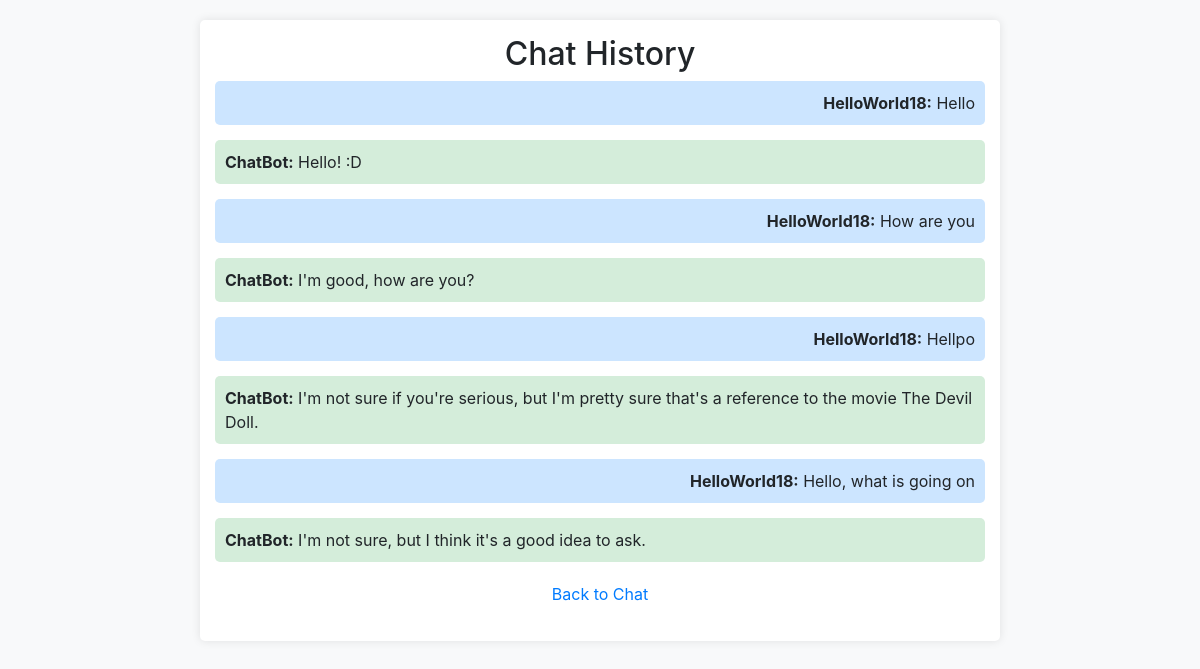
Screenshot of /history (signed in) with the database file from the repository.
### tables this page shows
CREATE TABLE chat_logs (
    id INTEGER PRIMARY KEY AUTOINCREMENT,
    user_id INTEGER NOT NULL,
    username TEXT NOT NULL,
    user_chat TEXT NOT NULL,
    bot_chat TEXT NOT NULL,
    timestamp TIMESTAMP DEFAULT CURRENT_TIMESTAMP
);

### app.py (the view)
@app.route('/history')
def history():
    if 'user_id' not in session:
        flash('You need to log in to view your chat history.', 'danger')
        return redirect(url_for('login'))
    user_id = session['user_id']
    conn = get_db()
    cursor = conn.cursor()
    cursor.execute("SELECT username, user_chat, bot_chat FROM chat_logs WHERE user_id = ?", (user_id,))
    chats = cursor.fetchall()
    conn.close()
    chat_data = [{'username': chat[0], 'user_chat': chat[1], 'bot_chat': chat[2]} for chat in chats]
    return render_template('history.html', chats=chat_data)

### app.py (called while the page is built)
def get_db():
    conn = sqlite3.connect(Database)
    return conn

### templates/history.html (shortened to what this page needs)
<!DOCTYPE html>
<html>
  <head>
    <link
      rel="stylesheet"
      href="https://stackpath.bootstrapcdn.com/bootstrap/4.1.3/css/bootstrap.min.css"
    />
  </head>
  <body>
    <div class="container">
      <div class="chat-history">
        <h2 class="text-center">Chat History</h2>
        {% for chat in chats %}
        <div class="chat-message user">
          <strong>{{ chat.username }}:</strong> {{ chat.user_chat }}
        </div>
        <div class="chat-message bot">
          <strong>ChatBot:</strong> {{ chat.bot_chat }}
        </div>
        {% endfor %}
        <a href="{{ url_for('index') }}" class="back-link">Back to Chat</a>
      </div>
    </div>
  </body>
</html>

### templates/history.html (style rules this page uses)
body { background-color: #f8f9fa; }
.chat-history { width: 100%; max-width: 800px; margin: 20px auto; padding: 15px; background: white; border-radius: 5px; box-shadow: 0 0 10px rgba(0, 0, 0, 0.1); }
.chat-message { margin-bottom: 15px; padding: 10px; border-radius: 5px; background-color: #e9ecef; }
.chat-message.user { background-color: #cce5ff; text-align: right; }
.chat-message.bot { background-color: #d4edda; text-align: left; }
.back-link { display: block; margin: 20px 0; text-align: center; }

### rows the page displays
chat_logs: username "HelloWorld18", user_chat "Hello", bot_chat "Hello! :D"
chat_logs: username "HelloWorld18", user_chat "How are you", bot_chat "I'm good, how are you?"
chat_logs: username "HelloWorld18", user_chat "Hellpo", bot_chat "I'm not sure if you're serious, but I'm pretty sure that's a reference to the movie The Devil Doll."
chat_logs: username "HelloWorld18", user_chat "Hello, what is going on", bot_chat "I'm not sure, but I think it's a good idea to ask."
